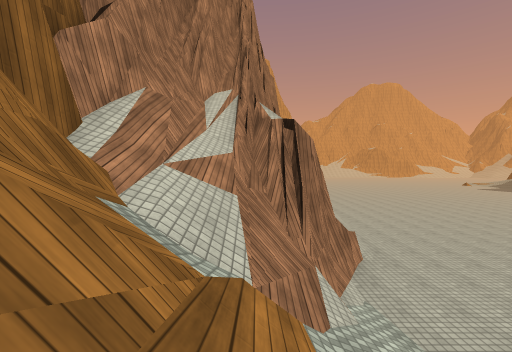
view 1 (above)

17 first-person views from a walk through a 3-D level made in the Unity game engine. The camera is 1.2 m above the floor, tilts 2° down and sees 90° across. The floor is counted in squares, 2 m on a side. Each view is taken from the middle of a square. On the plan, view 1 faces up. The plan holds only what a view shows up to about 9 squares ahead; the rest is blank. The place goes on beyond the plan. The player is left out. Surface patterns are stand-ins for the level's own textures.

view 2
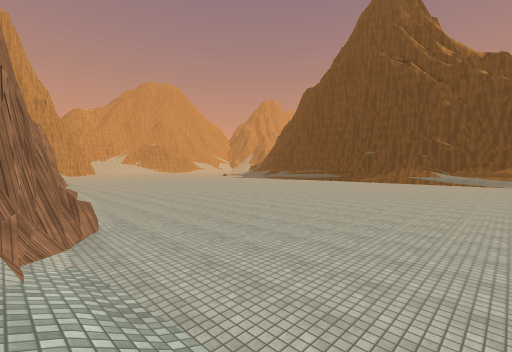

view 3
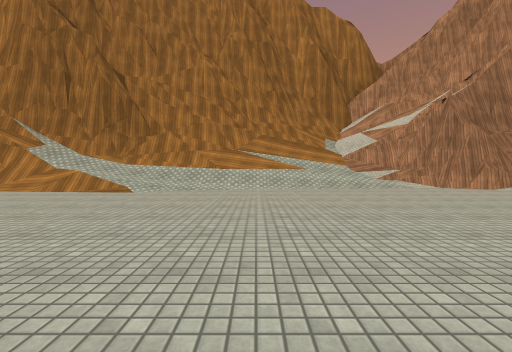

view 4
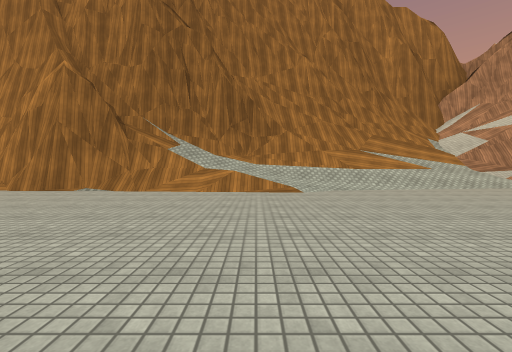

view 5
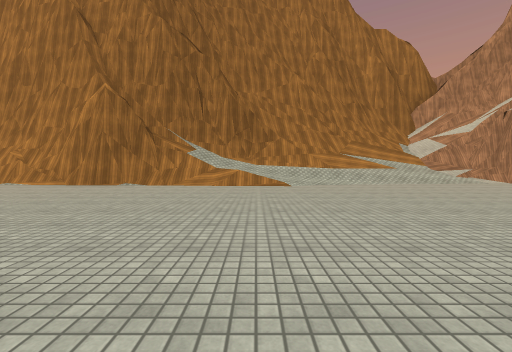

view 6
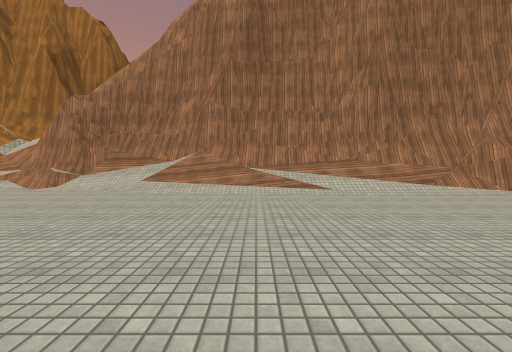

view 7
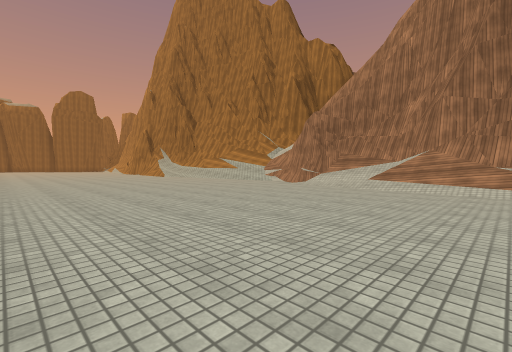

view 8
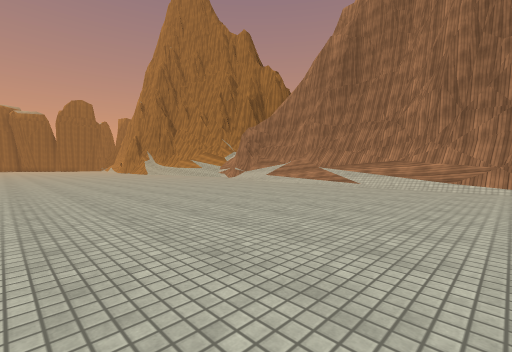

view 9
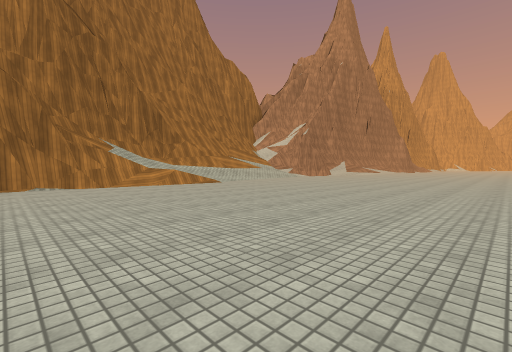

view 10
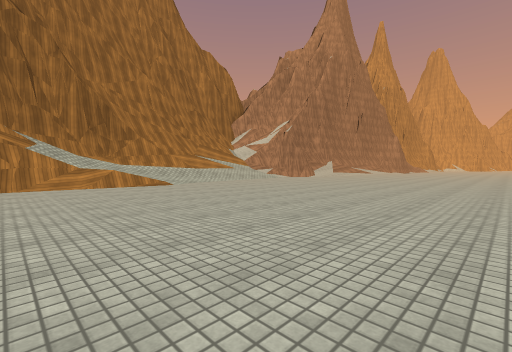

view 11
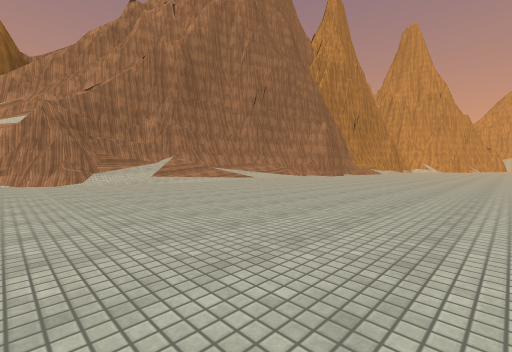

view 12
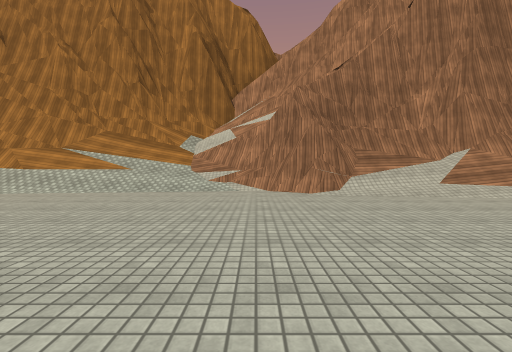

view 13
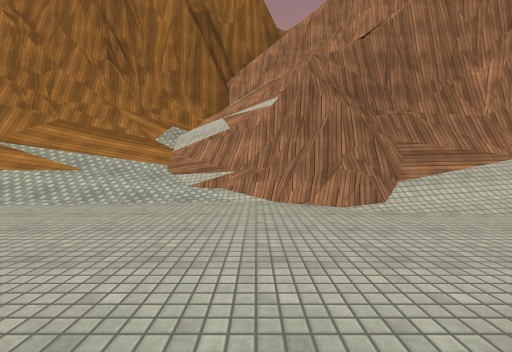

view 14
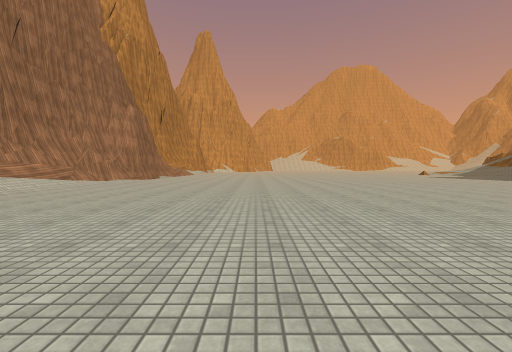

view 15
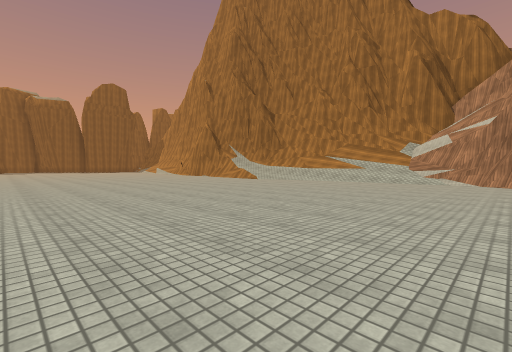

view 16
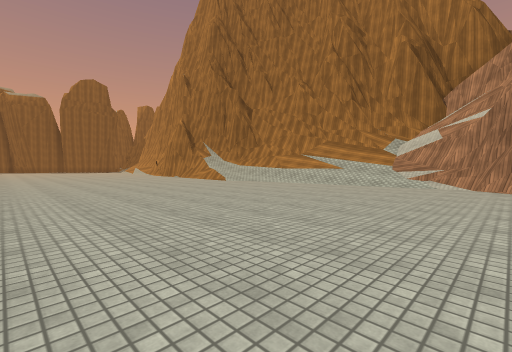

view 17
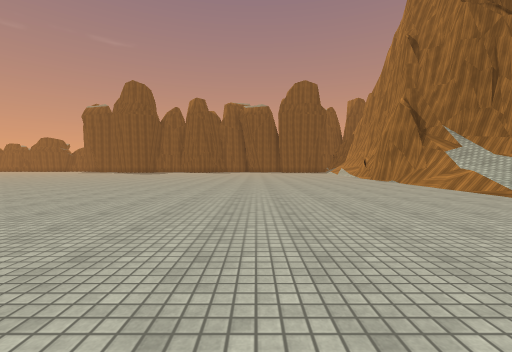

### Floor plan
Key: @ floor where view 1 was taken; # wall or solid block; . main floor; : floor 4.25 m higher than the main floor; / step, stairs or slope; = window, fence, low wall or low ledge; ^ raised ledge; v drop or lower ground.
Columns run from 3 left of view 1 to 17 right of it. Each row starts with its distance up from view 1.
 16      ##..............
 15      #/..............
 14      ^/.............
 13      ^/............
 12      #/...........
 11     ^#/..........
 10    ^^#/.........
  9   ^#^//.........
  8   #=^//.........
  7  ^#=^/..........
  6  #==##..........
  5  #=v##..........
  4 ##:##...........
  3 ###= ...........
  2  #=//...........
  1  #=///...........
  0  ^^@//...........
 -1   ^=//..........
 -2    ^//..........
 -3    ^#/..........
 -4    ^#//..........
 -5    ^#//...........
 -6     #//............
 -7     #=..............
 -8     ##..............
 -9     ##.........
-10      #.........

Positions as (right, up) in squares from view 1, and headings:
1: (0, 0), facing up
2: (1, 0), facing up-right
3: (9, -1), facing left
4: (9, -5), facing left
5: (11, -5), facing left
6: (9, 11), facing left
7: (10, 11), facing down-left
8: (11, 16), facing down-left
9: (11, -10), facing up-left
10: (11, -8), facing up-left
11: (12, 4), facing up-left
12: (8, 4), facing left
13: (6, 4), facing left
14: (9, 7), facing up
15: (12, 5), facing down-left
16: (10, 5), facing down-left
17: (8, 1), facing down
